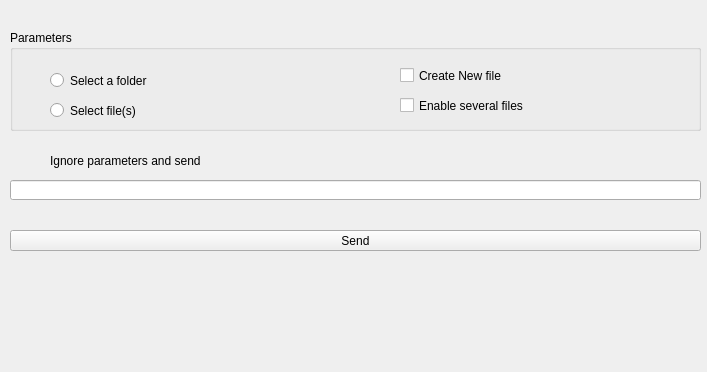
<?xml version="1.0" encoding="UTF-8"?>
<ui version="4.0">
 <class>Form</class>
 <widget class="QWidget" name="Form">
  <property name="geometry">
   <rect>
    <x>0</x>
    <y>0</y>
    <width>707</width>
    <height>372</height>
   </rect>
  </property>
  <property name="windowTitle">
   <string>Form</string>
  </property>
  <widget class="QGroupBox" name="groupBox">
   <property name="geometry">
    <rect>
     <x>10</x>
     <y>30</y>
     <width>691</width>
     <height>101</height>
    </rect>
   </property>
   <property name="title">
    <string>Parameters</string>
   </property>
   <widget class="QRadioButton" name="radioButton">
    <property name="geometry">
     <rect>
      <x>40</x>
      <y>40</y>
      <width>171</width>
      <height>21</height>
     </rect>
    </property>
    <property name="text">
     <string>Select a folder</string>
    </property>
   </widget>
   <widget class="QRadioButton" name="radioButton_2">
    <property name="geometry">
     <rect>
      <x>40</x>
      <y>70</y>
      <width>181</width>
      <height>21</height>
     </rect>
    </property>
    <property name="text">
     <string>Select file(s)</string>
    </property>
   </widget>
   <widget class="QCheckBox" name="checkBox_2">
    <property name="geometry">
     <rect>
      <x>390</x>
      <y>30</y>
      <width>161</width>
      <height>31</height>
     </rect>
    </property>
    <property name="text">
     <string>Create New file</string>
    </property>
   </widget>
   <widget class="QCheckBox" name="checkBox">
    <property name="geometry">
     <rect>
      <x>390</x>
      <y>60</y>
      <width>161</width>
      <height>31</height>
     </rect>
    </property>
    <property name="text">
     <string>Enable several files</string>
    </property>
   </widget>
   <widget class="QComboBox" name="comboBox">
    <property name="geometry">
     <rect>
      <x>0</x>
      <y>170</y>
      <width>691</width>
      <height>22</height>
     </rect>
    </property>
    <property name="editable">
     <bool>false</bool>
    </property>
   </widget>
  </widget>
  <widget class="QPushButton" name="pushButton">
   <property name="geometry">
    <rect>
     <x>10</x>
     <y>230</y>
     <width>691</width>
     <height>21</height>
    </rect>
   </property>
   <property name="text">
    <string>Send</string>
   </property>
  </widget>
  <widget class="QLineEdit" name="lineEdit">
   <property name="geometry">
    <rect>
     <x>10</x>
     <y>180</y>
     <width>691</width>
     <height>20</height>
    </rect>
   </property>
  </widget>
  <widget class="QLabel" name="label">
   <property name="geometry">
    <rect>
     <x>50</x>
     <y>150</y>
     <width>211</width>
     <height>21</height>
    </rect>
   </property>
   <property name="text">
    <string>Ignore parameters and send</string>
   </property>
  </widget>
 </widget>
 <resources/>
 <connections/>
</ui>
